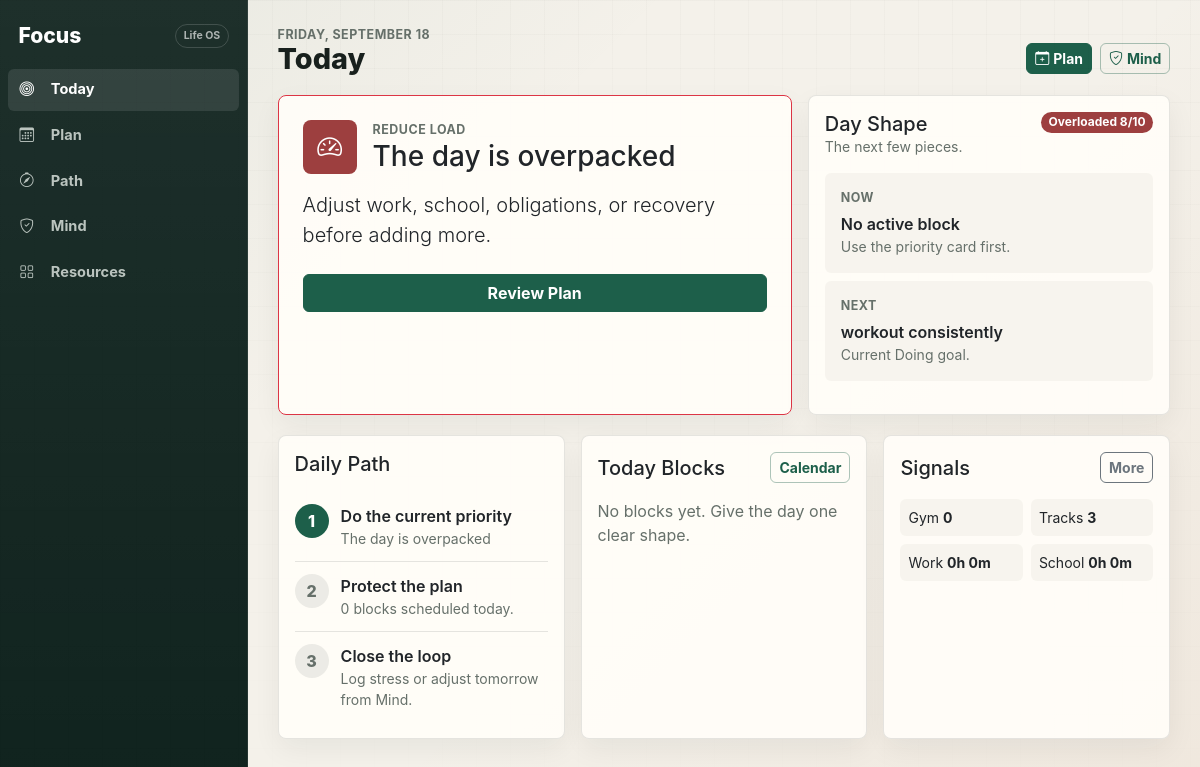
Before: / with the older database file.
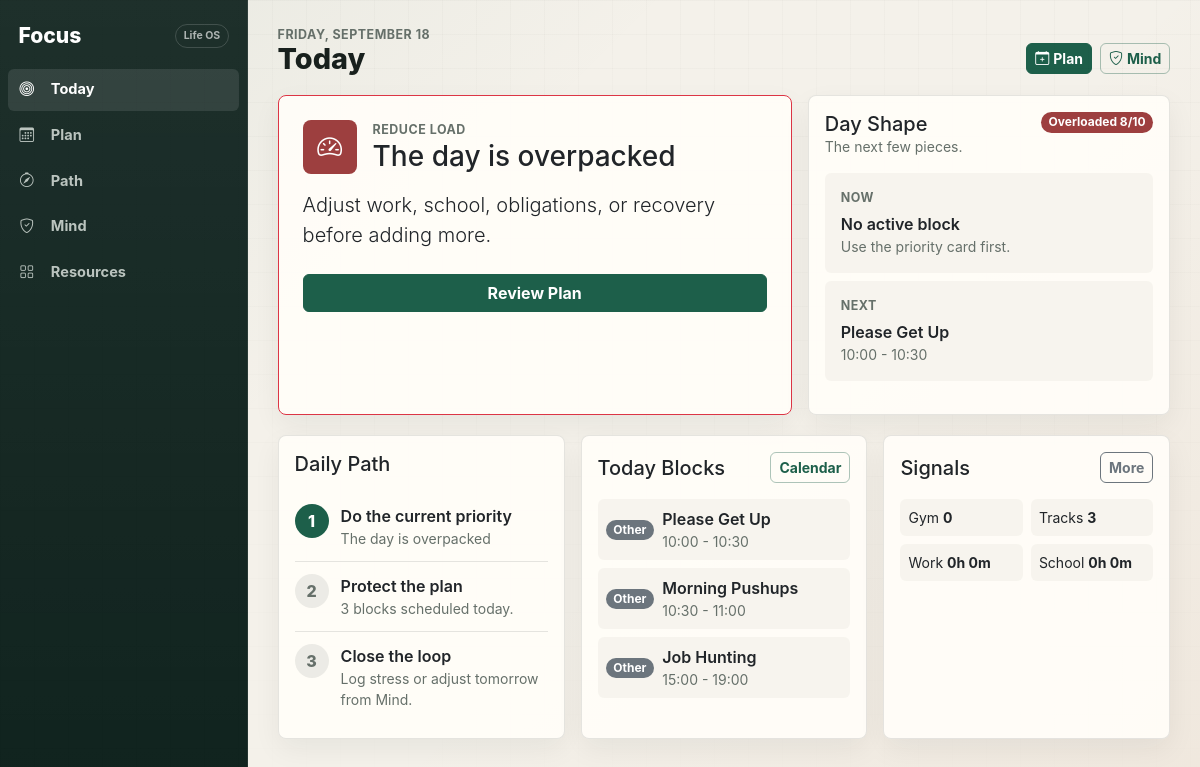
After: the same page with the newer database file.
### models.py (models this page shows, shortened)
class Goal(db.Model):
    __tablename__ = "goals"
    id = db.Column(db.String(36), primary_key=True, default=new_uuid)
    track_id = db.Column(db.String(36), db.ForeignKey("tracks.id"), nullable=True)
    checkpoint_id = db.Column(db.String(36), db.ForeignKey("checkpoints.id"), nullable=True)
    calendar_block_id = db.Column(db.String(36), db.ForeignKey("calendar_blocks.id"), nullable=True)
    title = db.Column(db.String(200), nullable=False)
    description = db.Column(db.Text, default="")
    status = db.Column(db.String(20), default="doing_next")  # doing_next, doing, done
    due_at = db.Column(db.DateTime, nullable=True)
    created_at = db.Column(db.DateTime, default=datetime.utcnow)
    checkpoint = db.relationship("Checkpoint", backref="goal", foreign_keys=[checkpoint_id])
    calendar_block = db.relationship("CalendarBlock", backref="goals")

class CalendarBlock(db.Model):
    __tablename__ = "calendar_blocks"
    id = db.Column(db.String(36), primary_key=True, default=new_uuid)
    title = db.Column(db.String(200), nullable=False)
    starts_at = db.Column(db.DateTime, nullable=False)
    ends_at = db.Column(db.DateTime, nullable=False)
    allowed_apps = db.Column(db.String(500), default="")  # comma-separated
    category = db.Column(db.String(40), default="other")
    interest_id = db.Column(db.String(36), db.ForeignKey("interests.id"), nullable=True)
    adherence_score = db.Column(db.Float, nullable=True)
    recurring_block_id = db.Column(db.String(36), db.ForeignKey("recurring_blocks.id"), nullable=True)
    created_at = db.Column(db.DateTime, default=datetime.utcnow)
    usage_logs = db.relationship("UsageLog", backref="block", lazy=True, cascade="all, delete-orphan")
    @property
    def duration_minutes(self):
        delta = self.ends_at - self.starts_at
        return max(delta.total_seconds() / 60, 1)
    @property
    def score_color(self):
        s = self.adherence_score
        if s is None:
            return "secondary"
        if s >= 70:
            return "success"
        if s >= 50:
            return "warning"
        return "danger"

### app.py (the view)
@app.route("/")
def dashboard():
    today = date.today()
    now_value = datetime.now()
    today_blocks = CalendarBlock.query.filter(
        db.func.date(CalendarBlock.starts_at) == today
    ).order_by(CalendarBlock.starts_at).all()
    last_entry = JournalEntry.query.order_by(JournalEntry.created_at.desc()).first()
    current_tracks = Track.query.filter_by(status="current").all()
    streak = gym_streak()
    total_goals_done = Goal.query.filter_by(status="done").count()
    life_task = LifeTaskProfile.query.order_by(LifeTaskProfile.created_at.desc()).first()
    next_practice = PracticeSession.query.order_by(PracticeSession.recorded_at.desc()).first()
    latest_trigger = EmotionalTrigger.query.order_by(EmotionalTrigger.created_at.desc()).first()
    latest_purpose_review = PurposeReview.query.order_by(PurposeReview.created_at.desc()).first()
    load_today = load_snapshot(today)
    active_interests = Interest.query.filter_by(active=True).order_by(Interest.created_at.desc()).limit(4).all()
    today_action = today_engine(today, now_value)
    active_block = today_action.get("block") if today_action.get("kind") == "active_block" else None
    next_block = CalendarBlock.query.filter(
        db.func.date(CalendarBlock.starts_at) == today,
        CalendarBlock.starts_at > now_value
    ).order_by(CalendarBlock.starts_at).first()
    doing_goals = Goal.query.filter_by(status="doing").order_by(Goal.created_at).limit(3).all()
    return render_template("dashboard.html",
        today_blocks=today_blocks,
        last_entry=last_entry,
        current_tracks=current_tracks,
        streak=streak,
        total_goals_done=total_goals_done,
        life_task=life_task,
        next_practice=next_practice,
        latest_trigger=latest_trigger,
        latest_purpose_review=latest_purpose_review,
        load_today=load_today,
        active_interests=active_interests,
        today_action=today_action,
        active_block=active_block,
        next_block=next_block,
        doing_goals=doing_goals,
        today=today
    )

### app.py (called while the page is built)
def gym_streak():
    today = date.today()
    streak = 0
    check = today
    while True:
        has = HealthRecord.query.filter(
            HealthRecord.record_type == "gym_visit",
            db.func.date(HealthRecord.recorded_at) == check
        ).first()
        if has:
            streak += 1
            check -= timedelta(days=1)
        else:
            break
    return streak

def scheduled_minutes_by_category(day_value):
    blocks = CalendarBlock.query.filter(
        db.func.date(CalendarBlock.starts_at) == day_value
    ).all()
    totals = {key: 0 for key, _ in CALENDAR_CATEGORIES}
    for block in blocks:
        category = block.category or "other"
        if category not in totals:
            category = "other"
        totals[category] += int(block.duration_minutes)
    return totals

### templates/dashboard.html (shortened to what this page needs)
{% extends "base.html" %}
{% block content %}
<div class="focus-page-title">
  <div>
    <div class="focus-kicker">{{ today.strftime('%A, %B %d') }}</div>
    <h2 class="focus-display mb-0">Today</h2>
  </div>
  <div class="d-flex gap-2 flex-wrap">
    <a href="{{ url_for('plan_index') }}" class="btn btn-sm btn-primary">
      <i class="bi bi-calendar-plus me-1"></i>Plan
    </a>
    <a href="{{ url_for('mind_index') }}" class="btn btn-sm btn-outline-primary">
      <i class="bi bi-shield-check me-1"></i>Mind
    </a>
  </div>
</div>
<div class="row g-3 align-items-stretch">
  <div class="col-12 col-xl-7">
    <div class="card p-4 h-100 today-action-card border-{{ today_action.color }}">
      <div class="d-flex align-items-center gap-3 mb-3">
        <div class="today-action-icon bg-{{ today_action.color }}">
          <i class="bi {{ today_action.icon }}"></i>
        </div>
        <div>
          <div class="focus-kicker">{{ today_action.label }}</div>
          <h3 class="mb-0">{{ today_action.title }}</h3>
        </div>
      </div>
      <p class="lead mb-4">{{ today_action.detail }}</p>
      <a href="{{ today_action.url }}" class="btn btn-primary">
        {{ today_action.button }}
      </a>
    </div>
  </div>
  <div class="col-12 col-xl-5">
    <div class="card p-3 h-100">
      <div class="d-flex justify-content-between align-items-start gap-2 mb-3">
        <div>
          <h5 class="mb-0">Day Shape</h5>
          <div class="text-muted small">The next few pieces.</div>
        </div>
        <span class="badge bg-{{ load_today.color }}">{{ load_today.label }} {{ load_today.pressure }}/10</span>
      </div>
      <div class="d-flex flex-column gap-2">
        <div class="p-3 rounded bg-light">
          <div class="focus-kicker mb-1">Now</div>
          {% if active_block %}
            <a href="{{ url_for('block_detail', id=active_block.id) }}" class="fw-semibold text-dark text-decoration-none">{{ active_block.title }}</a>
            <div class="text-muted small">{{ active_block.starts_at.strftime('%H:%M') }} - {{ active_block.ends_at.strftime('%H:%M') }}</div>
          {% else %}
            <div class="fw-semibold">No active block</div>
            <div class="text-muted small">Use the priority card first.</div>
          {% endif %}
        </div>
        <div class="p-3 rounded bg-light">
          <div class="focus-kicker mb-1">Next</div>
          {% if next_block %}
            <a href="{{ url_for('block_detail', id=next_block.id) }}" class="fw-semibold text-dark text-decoration-none">{{ next_block.title }}</a>
            <div class="text-muted small">{{ next_block.starts_at.strftime('%H:%M') }} - {{ next_block.ends_at.strftime('%H:%M') }}</div>
          {% elif doing_goals %}
            <div class="fw-semibold">{{ doing_goals[0].title }}</div>
            <div class="text-muted small">Current Doing goal.</div>
          {% else %}
            <div class="fw-semibold">No next step set</div>
            <div class="text-muted small">Plan one block to remove ambiguity.</div>
          {% endif %}
        </div>
      </div>
    </div>
  </div>
</div>
<div class="row g-3 mt-1">
  <div class="col-12 col-xl-4">
    <div class="card p-3 h-100">
      <h5 class="mb-3">Daily Path</h5>
      <div class="guided-step active">
        <span>1</span>
        <div>
          <div class="fw-semibold">Do the current priority</div>
          <div class="text-muted small">{{ today_action.title }}</div>
        </div>
      </div>
      <div class="guided-step">
        <span>2</span>
        <div>
          <div class="fw-semibold">Protect the plan</div>
          <div class="text-muted small">{{ today_blocks|length }} block{{ today_blocks|length != 1 and 's' or '' }} scheduled today.</div>
        </div>
      </div>
      <div class="guided-step">
        <span>3</span>
        <div>
          <div class="fw-semibold">Close the loop</div>
          <div class="text-muted small">Log stress or adjust tomorrow from Mind.</div>
        </div>
      </div>
    </div>
  </div>
  <div class="col-12 col-xl-4">
    <div class="card p-3 h-100">
      <div class="d-flex justify-content-between align-items-center mb-3">
        <h5 class="mb-0">Today Blocks</h5>
        <a href="{{ url_for('calendar_index') }}" class="btn btn-sm btn-outline-primary">Calendar</a>
      </div>
      {% if today_blocks %}
        {% for block in today_blocks[:4] %}
          <a href="{{ url_for('block_detail', id=block.id) }}" class="text-decoration-none">
            <div class="d-flex align-items-center p-2 mb-2 rounded bg-light gap-2">
              <span class="badge bg-{{ block.score_color }}">{{ (block.category or 'other').title() }}</span>
              <div class="flex-grow-1" style="min-width:0;">
                <div class="fw-semibold text-dark text-truncate">{{ block.title }}</div>
                <div class="text-muted small">{{ block.starts_at.strftime('%H:%M') }} - {{ block.ends_at.strftime('%H:%M') }}</div>
              </div>
            </div>
          </a>
        {% endfor %}
      {% else %}
        <p class="text-muted mb-0">No blocks yet. Give the day one clear shape.</p>
      {% endif %}
    </div>
  </div>
  <div class="col-12 col-xl-4">
    <div class="card p-3 h-100">
      <div class="d-flex justify-content-between align-items-center mb-3">
        <h5 class="mb-0">Signals</h5>
        <a href="{{ url_for('resources_index') }}" class="btn btn-sm btn-outline-secondary">More</a>
      </div>
      <div class="row g-2">
        <div class="col-6">
          <div class="p-2 rounded bg-light small">Gym <strong>{{ streak }}</strong></div>
        </div>
        <div class="col-6">
          <div class="p-2 rounded bg-light small">Tracks <strong>{{ current_tracks|length }}</strong></div>
        </div>
        <div class="col-6">
          <div class="p-2 rounded bg-light small">Work <strong>{{ load_today.scheduled.work // 60 }}h {{ load_today.scheduled.work % 60 }}m</strong></div>
        </div>
        <div class="col-6">
          <div class="p-2 rounded bg-light small">School <strong>{{ load_today.scheduled.school // 60 }}h {{ load_today.scheduled.school % 60 }}m</strong></div>
        </div>
      </div>
    </div>
  </div>
</div>
{% endblock %}

### templates/base.html (shortened to what this page needs)
<!doctype html>
<html lang="en">
<head>
  <link href="https://cdn.jsdelivr.net/npm/bootstrap@5.3.3/dist/css/bootstrap.min.css" rel="stylesheet">
  <link href="https://cdn.jsdelivr.net/npm/bootstrap-icons@1.11.3/font/bootstrap-icons.css" rel="stylesheet">
  <link href="{{ url_for('static', filename='focus.css') }}" rel="stylesheet">
</head>
<body>
{% set endpoint = request.endpoint or '' %}
{% set plan_active = endpoint in ['plan_index','calendar_index','block_detail','recurring_index','kanban_index'] %}
{% set path_active = endpoint in ['path_index','mastery_index','tracks_index','track_detail','progress_index'] or 'track' in endpoint or 'mastery' in endpoint %}
{% set mind_active = endpoint in ['mind_index','self_command_index','journal_index','edit_entry'] or 'self_command' in endpoint or 'emotional_trigger' in endpoint or 'shadow' in endpoint or 'journal' in endpoint %}
{% set resources_active = endpoint in ['resources_index','health_index','finance_index'] or 'health' in endpoint or 'finance' in endpoint %}
<div class="app-shell">
  <nav class="sidebar d-none d-md-flex flex-column p-2">
    <div class="brand">Focus</div>
    <a href="{{ url_for('dashboard') }}" class="nav-link mb-1 {% if request.endpoint == 'dashboard' %}active{% endif %}">
      <i class="bi bi-bullseye me-2"></i>Today
    </a>
    <a href="{{ url_for('plan_index') }}" class="nav-link mb-1 {% if plan_active %}active{% endif %}">
      <i class="bi bi-calendar3 me-2"></i>Plan
    </a>
    <a href="{{ url_for('path_index') }}" class="nav-link mb-1 {% if path_active %}active{% endif %}">
      <i class="bi bi-compass me-2"></i>Path
    </a>
    <a href="{{ url_for('mind_index') }}" class="nav-link mb-1 {% if mind_active %}active{% endif %}">
      <i class="bi bi-shield-check me-2"></i>Mind
    </a>
    <a href="{{ url_for('resources_index') }}" class="nav-link mb-1 {% if resources_active %}active{% endif %}">
      <i class="bi bi-grid me-2"></i>Resources
    </a>
  </nav>
  <div id="main-content"
       class="{% block main_class %}main-scroll{% endblock %}"
       style="{% block main_style %}{% endblock %}">
    {% block content %}{% endblock %}
  </div>
</div>
</body>
</html>

Changed rows visible on the page:
no longer on this page (row unchanged): Goal: title "workout consistently"
added CalendarBlock: title "Please Get Up", starts_at "10:00", ends_at "10:30", category "Other"
added CalendarBlock: category "Other", title "Morning Pushups", starts_at "10:30", ends_at "11:00"
added CalendarBlock: category "Other", title "Job Hunting", starts_at "15:00", ends_at "19:00"
Other visible differences:
{{ today_blocks|length }}: "0" → "3"
text no longer shown: "Current Doing goal. No blocks yet. Give the day one clear shape."
